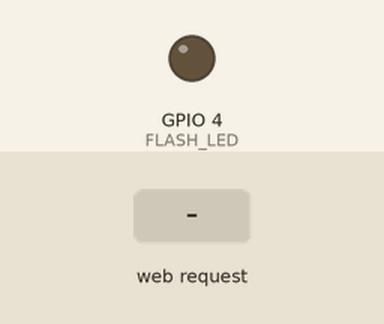
This sketch was run on a simulated ESP32. Shown: output pins drawn as LEDs (lit = HIGH). The test bench sets the inputs (shaded band). WiFi joins after 1.5 s; servers stay silent unless stated; what the sketch prints to the serial monitor is not drawn.

Above: at 2.7 s.
2.8 s: HTTP request GET /on received
At 3.8 s:
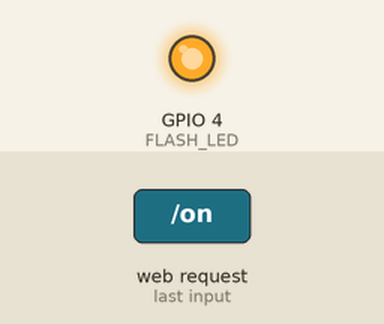
4.3 s: HTTP request GET /off received
At 5.0 s:
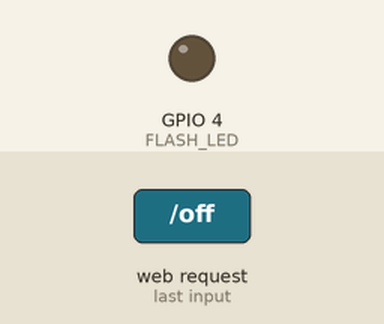
Timing chart, 0 to 7.3 s (numbered marks = the images above; inputs shaded):
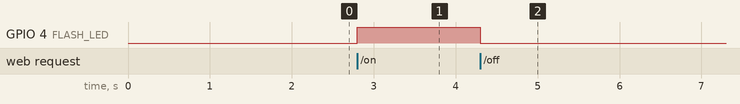

The sketch:

onoffledviawebpageformphone.ino
```cpp
#include <WiFi.h>
#include <WebServer.h>
const char* ssid="Energy 0.2";
const char* password="wififiber";
WebServer server(80);
#define FLASH_LED 4


void handleRoot() {
  unsigned long seconds=millis()/1000;
  String page =
    "<html><body>"
    "<h1>ESP32 LED Control</h1>"
    "<h2>Uptime: "+String(seconds)+"sec</h2>"
    "<a href='/on'><button>LED ON</button></a><br><br>"
    "<a href='/off'><button>LED OFF</button></a>"
    "</body></html>";

  server.send(200, "text/html", page);
}
void ledOn(){
  digitalWrite(FLASH_LED,HIGH);
  server.sendHeader("Location","/");
  server.send(303);
}
void ledOff(){
  digitalWrite(FLASH_LED,LOW);
  server.sendHeader("Location","/");
  server.send(303);
}
void setup(){
  Serial.begin(115200);
  pinMode(FLASH_LED, OUTPUT);
  digitalWrite(FLASH_LED,LOW);
  WiFi.begin(ssid,password);
  while(WiFi.status()!=WL_CONNECTED){
    delay(500);
    Serial.print(".");
  }
    Serial.println();
    Serial.print("IP Address: ");
    Serial.println(WiFi.localIP());

    server.on("/",handleRoot);
    server.on("/on",ledOn);
    server.on("/off",ledOff);

    server.begin();

  }
  void loop(){
    server.handleClient();
  }
```

Measured:
- after the input at 2.8 s, GPIO 4 (FLASH_LED): LOW → HIGH at once
- after the input at 4.3 s, GPIO 4 (FLASH_LED): HIGH → LOW at once
